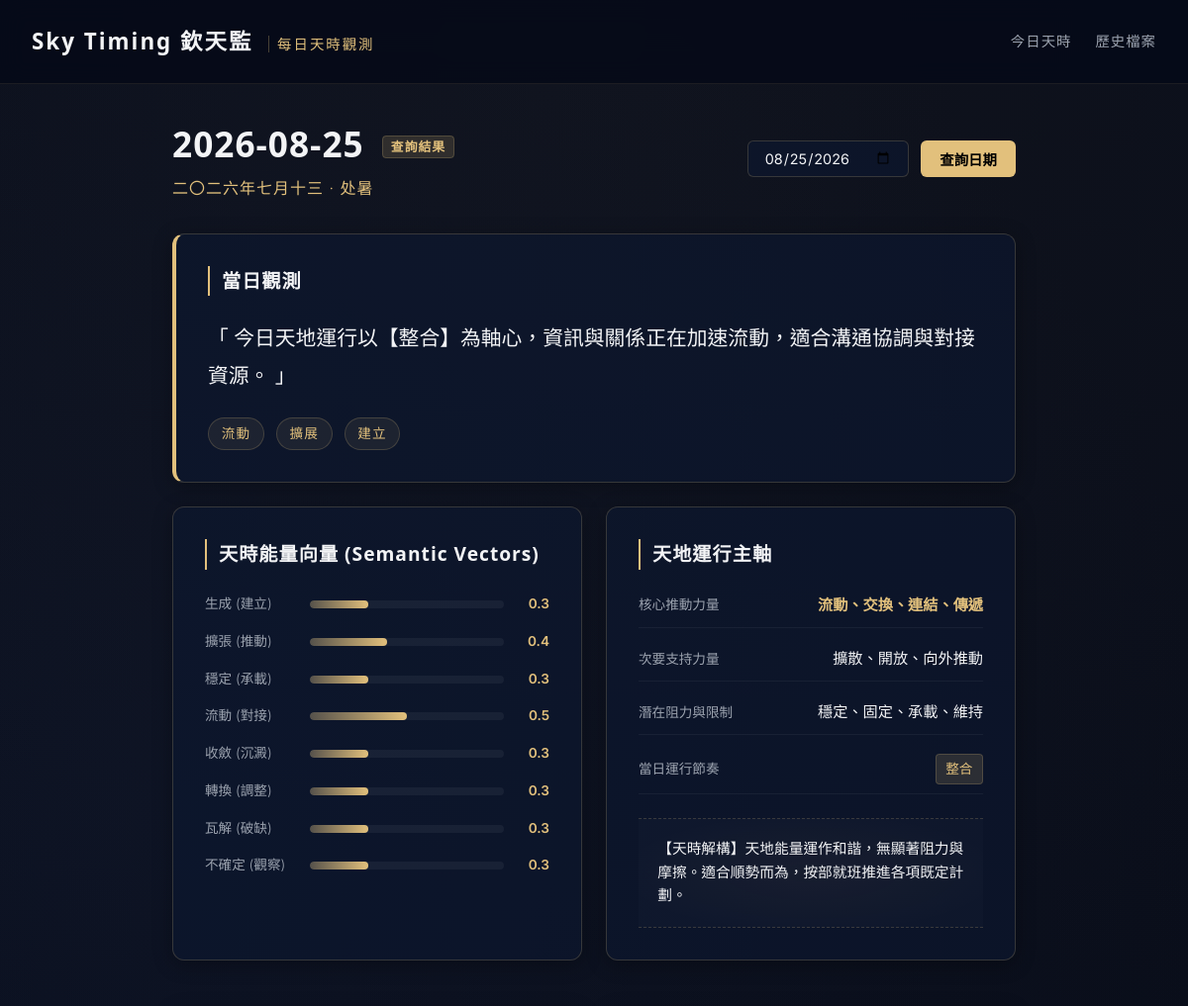
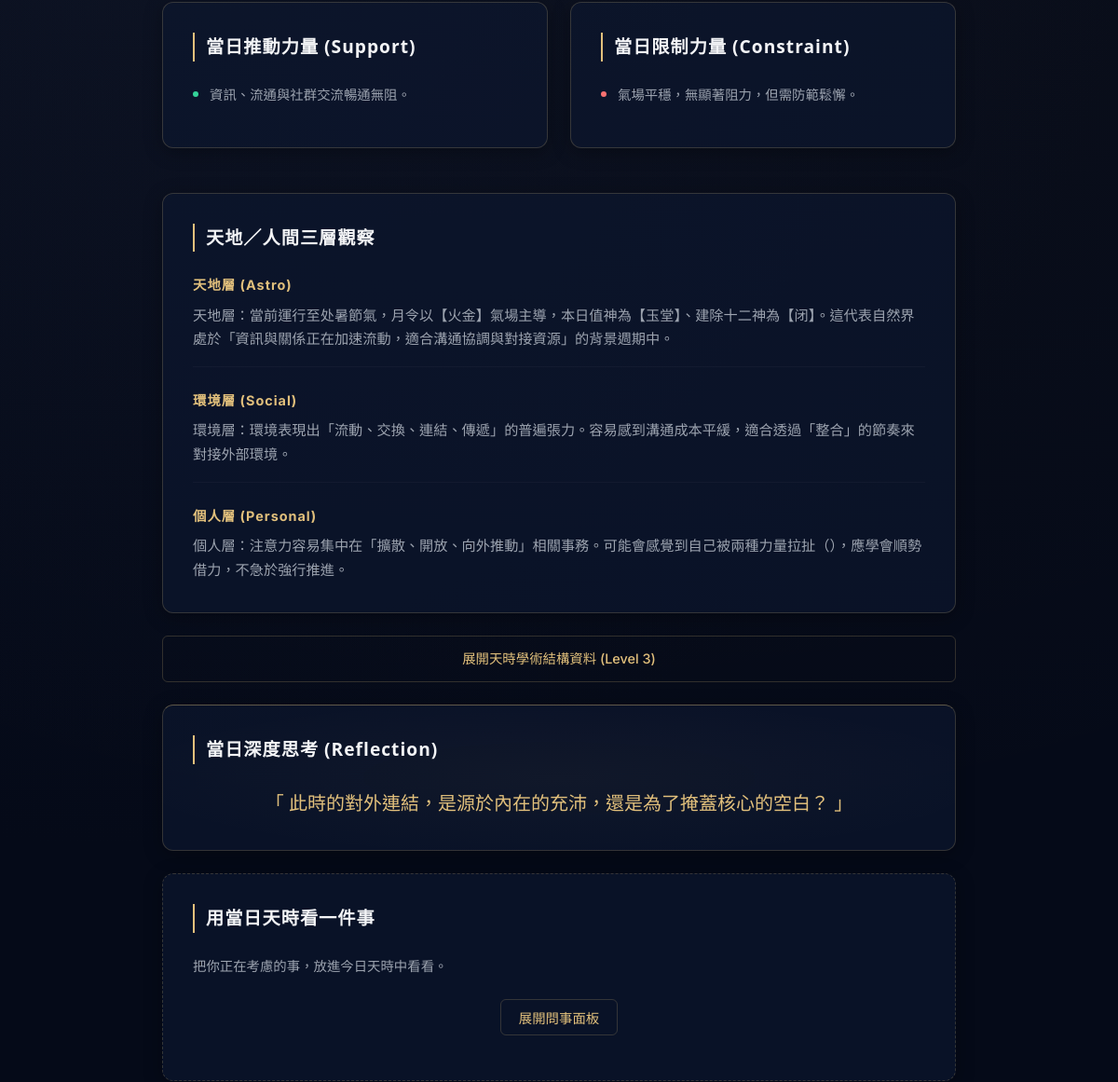
The app's page /date/2026-08-25 (upper part), older data (2 pictures, top to bottom).
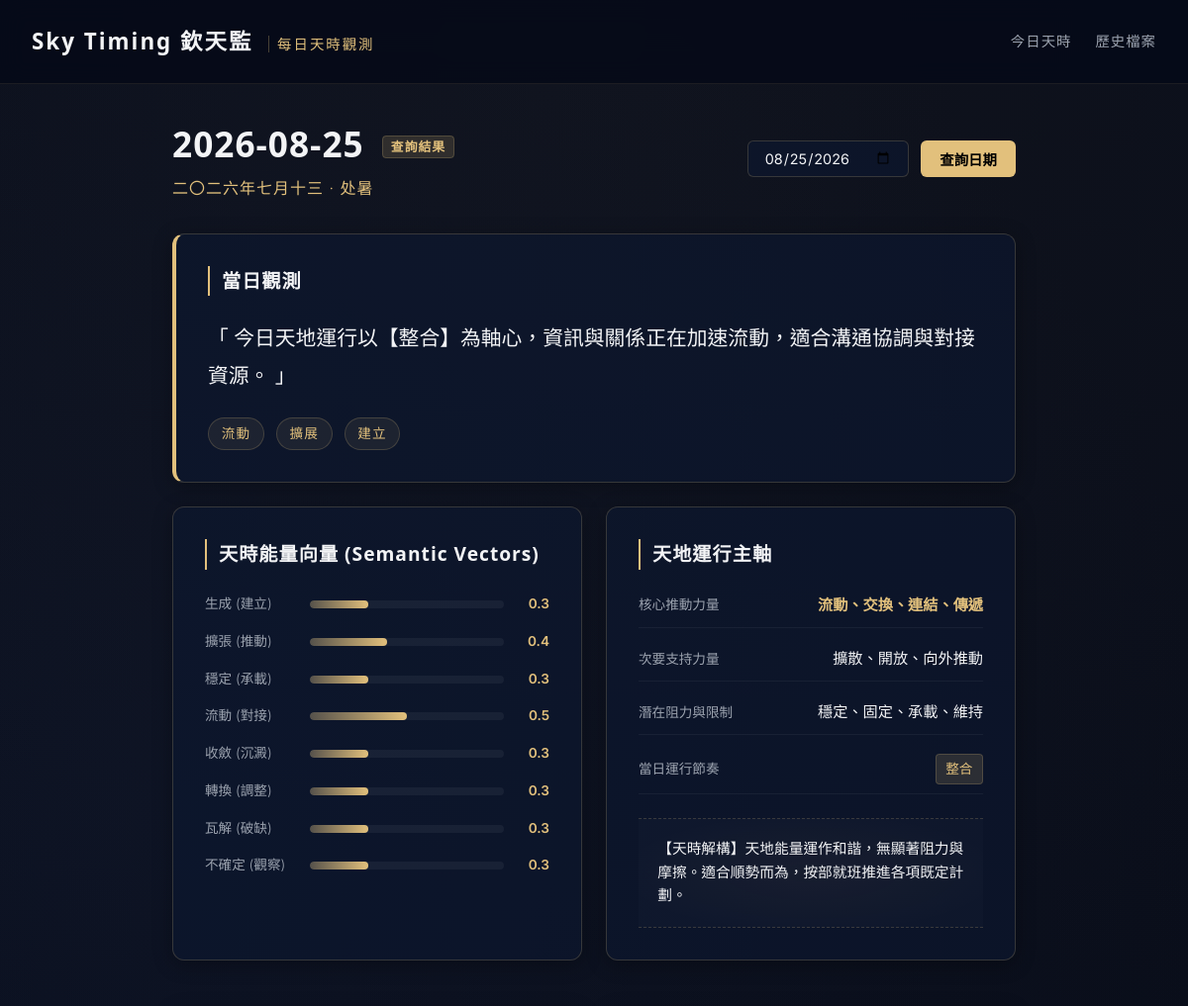
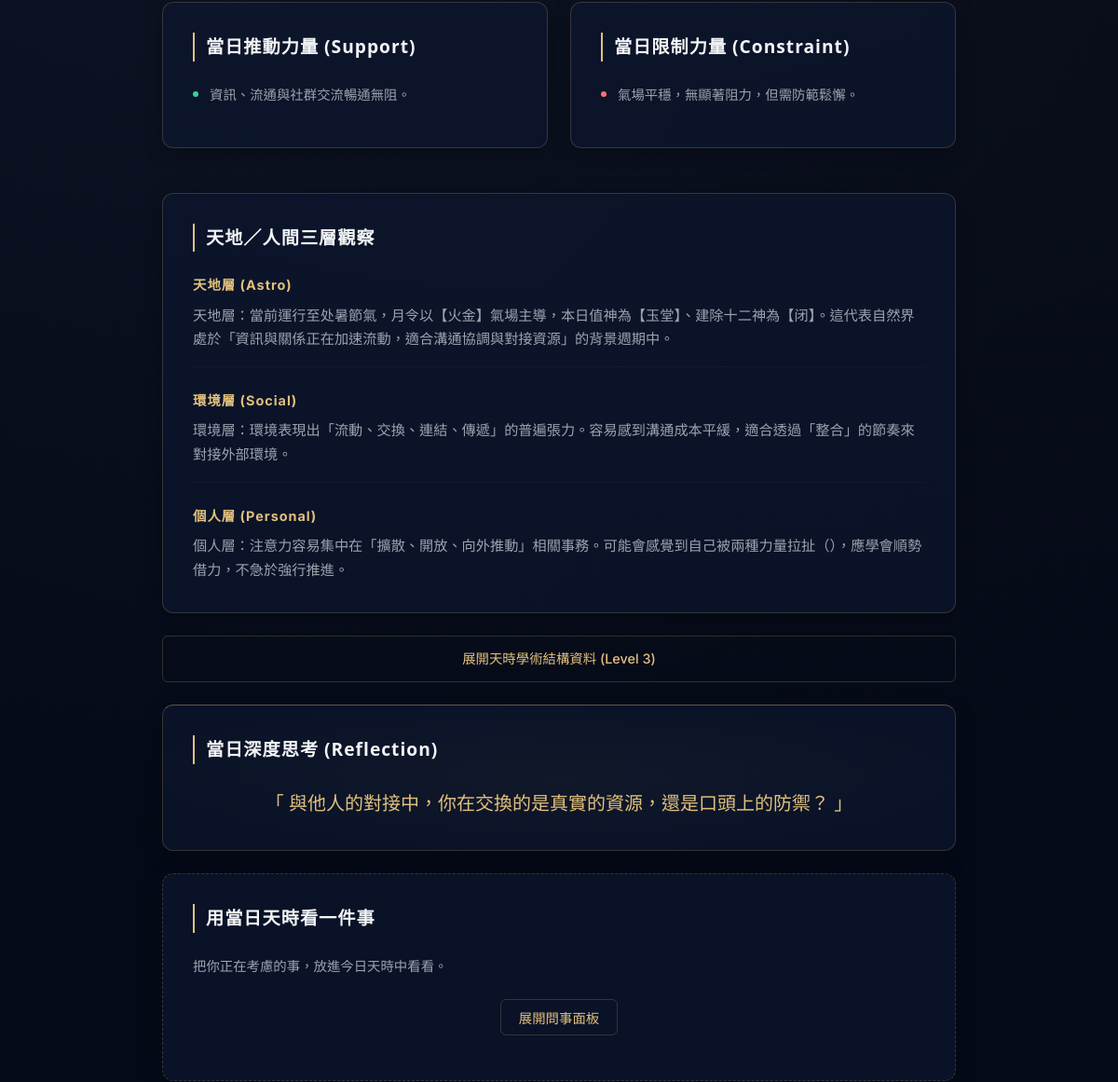
The same page, newer data (2 pictures, top to bottom).
### tables this page shows
CREATE TABLE daily_states (
            id INTEGER PRIMARY KEY AUTOINCREMENT,
            date TEXT NOT NULL,
            timezone TEXT NOT NULL,
            city TEXT NOT NULL,
            raw_timing_data TEXT NOT NULL,
            semantic_vectors TEXT NOT NULL,
            primary_force TEXT NOT NULL,
            secondary_force TEXT NOT NULL,
            constraint_force TEXT NOT NULL,
            daily_rhythm TEXT NOT NULL,
            daily_summary TEXT NOT NULL,
            reflection_question TEXT NOT NULL,
            created_at TEXT NOT NULL,
            UNIQUE(date, timezone, city)
        );

### app.py (the view)
@app.get("/date/{date_str}", response_class=HTMLResponse)
def read_date(request: Request, date_str: str):
    try:
        datetime.strptime(date_str, "%Y-%m-%d")
    except ValueError:
        raise HTTPException(status_code=400, detail="Invalid date format. Use YYYY-MM-DD.")
    state = get_or_create_state(date_str)
    return templates.TemplateResponse(request=request, name="date.html", context={"request": request, "state": state})

### templates/date.html (shortened to what the changed rows need)
<!DOCTYPE html>
<html lang="zh-TW">
<head>
    <link rel="stylesheet" href="/static/style.css">
</head>
<body>
    <main class="container">
        <section class="date-selector-section">
            <div class="current-date-info">
                <h1>{{ state.date }} <span class="date-badge">查詢結果</span></h1>
                <p class="lunar-calendar-text">{{ state.raw_timing_data.lunar_date }} · {{ state.raw_timing_data.solar_term }}</p>
            </div>
            <div class="selector-controls">
                <input type="date" id="dateQuery" value="{{ state.date }}">
                <button onclick="queryDate()" class="btn-gold">查詢日期</button>
            </div>
        </section>
        <section class="card one-liner-card">
            <h2>當日觀測</h2>
        </section>
        <section class="grid-2">
            <div class="card">
                <h2>天時能量向量 (Semantic Vectors)</h2>
            </div>
            <div class="card">
                <h2>天地運行主軸</h2>
                <div class="forces-info">
                    <div class="force-item">
                        <span class="force-title">核心推動力量</span>
                        <span class="force-val gold-text">{{ state.primary_force }}</span>
                    </div>
                    <div class="force-item">
                        <span class="force-title">次要支持力量</span>
                        <span class="force-val">{{ state.secondary_force }}</span>
                    </div>
                    <div class="force-item">
                        <span class="force-title">潛在阻力與限制</span>
                        <span class="force-val">{{ state.constraint_force }}</span>
                    </div>
                    <div class="force-item">
                        <span class="force-title">當日運行節奏</span>
                        <span class="force-val rhythm-badge">{{ state.daily_rhythm }}</span>
                    </div>
                </div>
            </div>
        </section>
        <section class="grid-2">
            <div class="card support-card">
                <h2>當日推動力量 (Support)</h2>
            </div>
            <div class="card constraint-card">
                <h2>當日限制力量 (Constraint)</h2>
            </div>
        </section>
        <section class="card">
            <h2>天地／人間三層觀察</h2>
        </section>
        <section class="card question-card">
            <h2>當日深度思考 (Reflection)</h2>
            <p class="question-text">「 {{ state.reflection_question }} 」</p>
        </section>
        <section class="card ask-section">
            <h2>用當日天時看一件事</h2>
        </section>
    </main>
</body>
</html>

Row changes from the older to the newer data that the page shows:
removed daily_states: date "2026-08-25", date "08/25/2026", primary_force "流動、交換、連結、傳遞", secondary_force "擴散、開放、向外推動", constraint_force "穩定、固定、承載、維持", daily_rhythm "整合", reflection_question "此時的對外連結，是源於內在的充沛，還是為了掩蓋核心的空白？"
added daily_states: date "2026-08-25", date "08/25/2026", primary_force "流動、交換、連結、傳遞", secondary_force "擴散、開放、向外推動", constraint_force "穩定、固定、承載、維持", daily_rhythm "整合", reflection_question "與他人的對接中，你在交換的是真實的資源，還是口頭上的防禦？"
